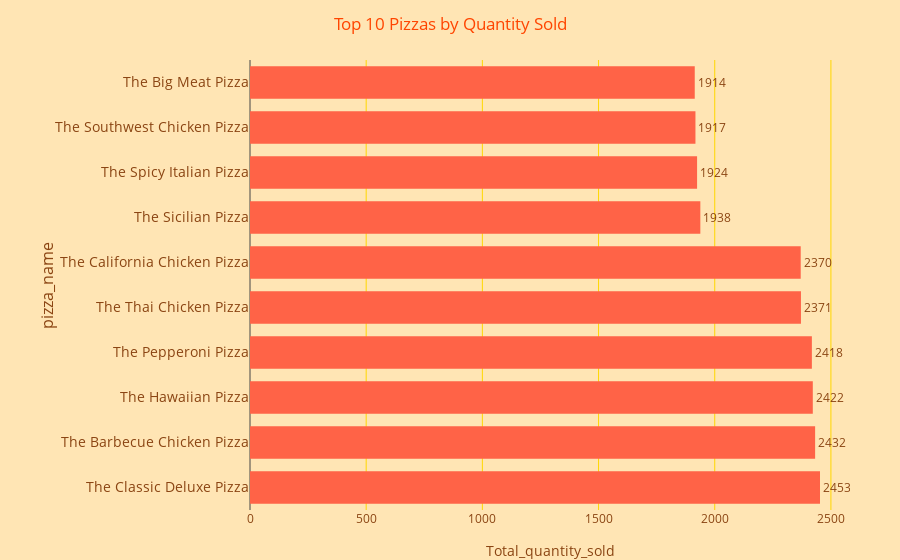

The notebook cell this image was saved under:
### Markdown cell above
### 4. Top Selling Pizzas: Identify which pizza names generate the highest sales.

### Code cell
result = %sql SELECT pizza_name, SUM(quantity) AS Total_quantity_sold, SUM(total_price) AS Total_revenue_generated \
              FROM PIZZA_SALES \
              GROUP BY Pizza_name \
              ORDER BY Total_quantity_sold DESC, Total_revenue_generated DESC \
              LIMIT 10;
df = result.DataFrame()

fig = px.bar(df, 
             x='Total_quantity_sold', 
             y='pizza_name', 
             title='Top 10 Pizzas by Quantity Sold',
             text='Total_quantity_sold',  # Display quantity values on the bars
             template=custom_template,
             color_discrete_sequence=bar_colors)

fig.update_traces(textposition='outside')

# Adjust layout to ensure y-axis labels are fully visible
fig.update_layout(
    margin=dict(l=250, r=50, t=60, b=50),  
    yaxis_title_font_size=16, 
    yaxis_tickfont_size=14, 
    yaxis_tickangle=0
)

fig.update_layout(showlegend=False)
fig.show()

### Figure 1 — Plotly figure (JSON) as saved in the notebook; plotly's stock layout.template omitted (floating-point values rounded to 4 significant figures)
{"data": [{"alignmentgroup": "True", "hovertemplate": "Total_quantity_sold=%{text}<br>pizza_name=%{y}<extra></extra>", "legendgroup": "", "marker": {"color": "#FF6347", "pattern": {"shape": ""}}, "name": "", "offsetgroup": "", "orientation": "h", "showlegend": false, "text": [2453, 2432, 2422, 2418, 2371, 2370, 1938, 1924, 1917, 1914], "textposition": "outside", "type": "bar", "x": [2453, 2432, 2422, 2418, 2371, 2370, 1938, 1924, 1917, 1914], "xaxis": "x", "y": ["The Classic Deluxe Pizza", "The Barbecue Chicken Pizza", "The Hawaiian Pizza", "The Pepperoni Pizza", "The Thai Chicken Pizza", "The California Chicken Pizza", "The Sicilian Pizza", "The Spicy Italian Pizza", "The Southwest Chicken Pizza", "The Big Meat Pizza"], "yaxis": "y"}], "layout": {"barmode": "relative", "legend": {"tracegroupgap": 0}, "margin": {"b": 50, "l": 250, "r": 50, "t": 60}, "showlegend": false, "title": {"text": "Top 10 Pizzas by Quantity Sold"}, "xaxis": {"anchor": "y", "domain": [0, 1], "title": {"text": "Total_quantity_sold"}}, "yaxis": {"anchor": "x", "domain": [0, 1], "tickangle": 0, "tickfont": {"size": 14}, "title": {"font": {"size": 16}, "text": "pizza_name"}}}}
